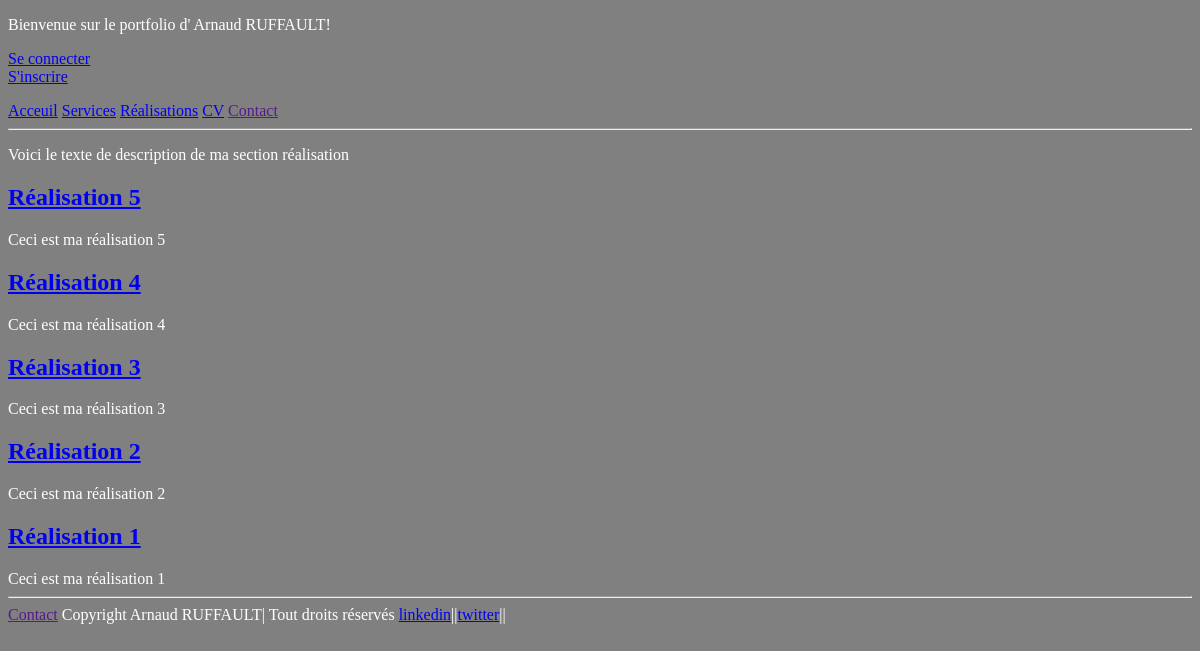
The page /portFolio/index.php?controller=realisations&action=afficherRealisations on the database as committed earlier.
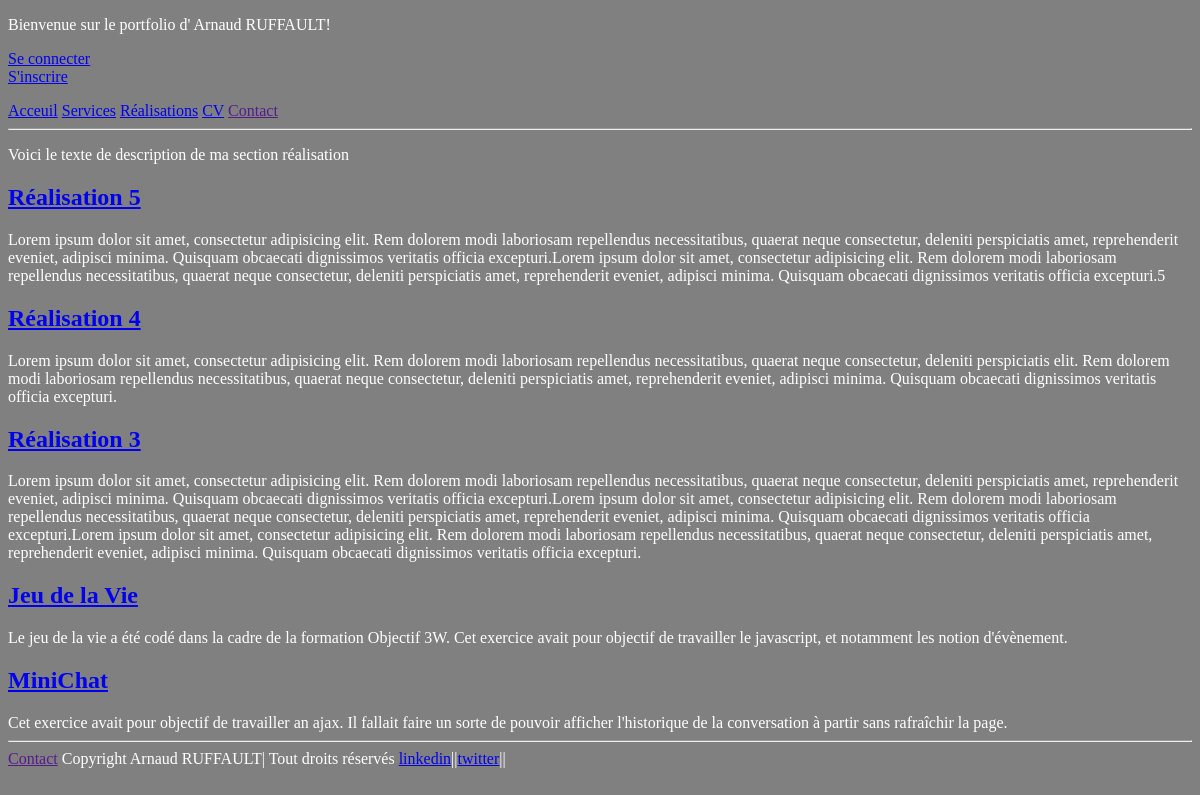
The same page on the database as committed later.
### tables this page shows
CREATE TABLE `proprietaire` (
  `p_id` int(11) NOT NULL,
  `nom` varchar(60) DEFAULT NULL,
  `prenom` varchar(60) DEFAULT NULL,
  `ville` varchar(255) DEFAULT NULL,
  `codePostal` int(11) DEFAULT NULL,
  `adresse` mediumtext
);

CREATE TABLE `section` (
  `s_id` int(11) NOT NULL,
  `s_libelle` varchar(60) DEFAULT NULL,
  `s_texte` mediumtext,
  `s_image` varchar(250) DEFAULT NULL
);

CREATE TABLE `article` (
  `a_id` int(11) NOT NULL,
  `a_date` date NOT NULL,
  `a_titre` varchar(60) DEFAULT NULL,
  `a_description` text NOT NULL,
  `a_texte` mediumtext,
  `a_lien` varchar(250) DEFAULT NULL,
  `a_validation` tinyint(1) DEFAULT NULL,
  `a_user_fk` int(11) DEFAULT NULL,
  `a_categorie_fk` int(11) DEFAULT NULL
);

CREATE TABLE `network` (
  `n_id` int(11) NOT NULL,
  `n_libelle` varchar(60) DEFAULT NULL,
  `n_url` varchar(250) DEFAULT NULL,
  `n_logo` varchar(250) DEFAULT NULL
);

### portFolio/Controllers/parentController.php (called while the page is built, shortened)
<?php
abstract class parentController extends coreController{
	public function __construct(){
		$this->getNetworks();
		$this->getProprietaire();
	}
	private function getNetworks(){
		$model = new parentModel;
		$this->networks = $model -> getNetworksDB();
	}
    protected function getSection($n){
        $model = new sectionModel;
        $this->section = $model -> getSectionBDD($n);
    }
    private function getProprietaire(){
        $model = new parentModel;
        $this->proprietaire = $model -> getProprietaireDB();
    }
	protected function getHeader(){
        require (HEADER);
        $header = ob_get_clean();
        return $header;
    }
	protected function getFooter(){
			require (FOOTER);
			$footer = ob_get_clean();
			return $footer;
	}
	protected function loadView($nameView, $variables = array(), $noBuffer = false){
		extract($variables);
		if($noBuffer){
			include($nameView);
			return true;
		}
		else{
        	require ($nameView);
        	return ob_get_clean();
		}
	}
}

### portFolio/Controllers/realisationsController.php (called while the page is built, shortened)
<?php
class realisationsController extends parentController {
    public function __construct()
    {
        parent::__construct();
        $this->getSection(3);
    }
    public function afficherRealisationsAction(){
        $header = $this->getHeader();
        $variables = array();
        $variables['mesRealisations'] = $this->getRealisations();
        $contenu = $this->loadView(VIEWS.'Realisations/RealisationsView.php', $variables);
        $footer = $this->getFooter();
        require(COMMON);
    }
    public function getRealisations(){
        $model = new articleModel();
        $mesRealisations = $model->getRealisationsBDD();
        return $mesRealisations;
    }
}

### portFolio/Models/coreModel.php (called while the page is built, shortened)
<?php
abstract class coreModel{
	private static $pdo = NULL;
	public function __construct(){
		if(self::$pdo == NULL){
			self::$pdo = new PDO ('mysql:host=' . DB_HOST . ';dbname=' . DB_NAME . ';charset=utf8', DB_USER, DB_PASS);
			self::$pdo->setAttribute(PDO::ATTR_ERRMODE, PDO::ERRMODE_EXCEPTION);
		}
		return self::$pdo;
	}
	protected function makeStatement($sql, $params = array())
    {
        if(count($params) == 0)
        {
            $statement = self::$pdo->query($sql);
        }
        return $statement;
    }
    protected function makeSelect($sql, $params = array(), $fetchStyle = PDO::FETCH_ASSOC, $fetchArg = NULL)
    {
        $statement = $this->makeStatement($sql, $params);
        $data = is_null($fetchArg) ? $statement->fetchAll($fetchStyle) : $statement->fetchAll($fetchStyle, $fetchArg);
        return $data;
    }
}

### portFolio/Models/parentModel.php (called while the page is built, shortened)
<?php
class parentModel extends coreModel{
	public function getNetworksDB(){
		$sql = 'SELECT * FROM network';
		$results = $this->makeselect($sql);
		$mesNetworks = array();
		foreach ($results as $key => $value) {
			$mesNetworks[] = new Network($value);
		}
		return $mesNetworks;
	}
    public function getProprietaireDB(){
        $sql = 'SELECT * FROM proprietaire WHERE p_id = 1';
        $result = $this->makeselect($sql);
        $monProprietaire = $result[0];
        foreach ($result as $key => $value) {
            $monProprietaire[] = new Proprietaire($value);
        }
        return $monProprietaire[0];
    }
}

### portFolio/Classes/proprietaire.class.php (called while the page is built, shortened)
<?php
class Proprietaire{
    private $nom;
    private $prenom;
    public function __construct(array $data){
        $this->nom = $data['nom'];
        $this->prenom = $data['prenom'];
    }
    public function getNom()
    {
        return $this->nom;
    }
    public function getPrenom()
    {
        return $this->prenom;
    }
}

### portFolio/Models/sectionModel.php (called while the page is built, shortened)
<?php
class sectionModel extends parentModel{
    public function getSectionBDD($n){
        $sql = 'SELECT * FROM section  WHERE s_id = '. $n;
        $results = $this->makeselect($sql);
        $maSection = array();
        foreach ($results as $key => $value) {
            $maSection[] = new Section($value);
        }
        return $maSection[0];
    }
}

### portFolio/Classes/section.class.php (called while the page is built, shortened)
<?php
class Section{
    private $texte;
    public function __construct(array $data){
        $this->texte = $data['s_texte'];
    }
    public function getTexte()
    {
        return $this->texte;
    }
}

### portFolio/Models/articleModel.php (called while the page is built, shortened)
<?php
class articleModel extends parentModel{
    public function getRealisationsBDD($combien = NULL){
        $sql = 'SELECT * FROM article INNER JOIN categorie ON a_categorie_fk = categorie.c_id INNER JOIN section ON c_section_fk = s_id WHERE s_id = 3 AND a_validation = true ORDER BY a_date DESC ';
        $results = $this->makeselect($sql);
        $mesRealisations = array();
        foreach ($results as $key => $value) {
            $mesRealisations[] = new Article($value);
        }
        return $mesRealisations;
    }
}

### portFolio/Classes/article.class.php (called while the page is built, shortened)
<?php
class Article{
    private $id;
    private $titre;
    private $contenu;
    public function __construct(array $data){
        $this->id = $data['a_id'];
        $this->titre = $data['a_titre'];
        $this->contenu = $data['a_texte'];
    }
    public function getId()
    {
        return $this->id;
    }
    public function getTitre()
    {
        return $this->titre;
    }
    public function getContenu()
    {
        return $this->contenu;
    }
}

### portFolio/Classes/network.class.php (called while the page is built, shortened)
<?php
class Network{
	private $libelle;
	private $url;
	public function __construct(array $data){
		$this->libelle = $data['n_libelle'];
		$this->url = $data['n_url'];
	}
    public function getLibelle()
    {
        return $this->libelle;
    }
    public function getUrl()
    {
        return $this->url;
    }
}

### portFolio/Views/Realisations/realisationsView.php (the view)
<p><?= $this->section->getTexte() ?></p>
<?php
foreach ($mesRealisations AS $realisation){
    echo '<h2><a href="index.php?controller=realisations&action=afficherFicheRealisation&id='.$realisation->getId().'">'.$realisation->getTitre().'</a></h2>';
    echo '<div>'.$realisation->getContenu().'</div>';
}
?>

### portFolio/Layout/headerLayout.php
<header>
    <p>Bienvenue sur le portfolio d' <?= ucfirst($this->proprietaire->getPrenom())?> <?= strtoupper($this->proprietaire->getNom())?>!</p>
    <?php
    if(empty($_SESSION['portfolio']['user'])){
        echo '<p>';
            echo '<a href="index.php?controller=utilisateur&action=connexionAffichage">Se connecter</a>';
            echo '<br />';
            echo '<a href="index.php?controller=utilisateur&action=inscriptionAffichage">S\'inscrire</a>';
        echo '</p>';
     }
     else{
        echo '<p>Bienvenue '.$_SESSION['portfolio']['user']['u_pseudo'].' !</p>';
        echo '<a href="index.php?deco=portfolio">Se deconnecter</a>';
     }
     ?>
    <nav>
        <a href="index.php?controller=acceuil&action=afficherAcceuil">Acceuil</a>
        <a href="index.php?controller=services&action=afficherServices">Services</a>
        <a href="index.php?controller=realisations&action=afficherRealisations">Réalisations</a>
        <a href="index.php?controller=cv&action=afficherCv">CV</a>
        <a href="">Contact</a>
    </nav>
</header>

### portFolio/Layout/footerLayout.php
<footer>
    <a href="">Contact</a>
    <span>Copyright <?= ucfirst($this->proprietaire->getPrenom())?> <?= strtoupper($this->proprietaire->getNom())?>| Tout droits réservés</span>
    <span>
        <?php
        foreach ($this->networks as $network ){
            echo '<a href="'.$network->getUrl().'">'.$network->getLibelle().'</a>||';
        }
        ?>
    </span>
</footer>

### portFolio/index.php (shortened to what this page needs)
<?php
spl_autoload_register(function($className){
	$folder = CLASSES_PATH;
	$extension = CLASSES_EXTENSION;
	if (strpos($className, 'Controller') !== false) {
		$folder = CONTROLLERS_PATH;
		$extension = CONTROLLERS_EXTENSION;
	}
	else if (strpos($className, 'Model') !== false) {
		$folder = MODELS_PATH;
		$extension = MODELS_EXTENSION;
	}
    else if (strpos($className, 'Handler') !== false) {
        $folder = HANDLER_PATH;
        $extension = HANDLER_EXTENSION;
    }
	$filename = $folder . DS . $className . $extension;
});
$params = array('controller'=>'acceuil','action'=>'afficherAcceuil');
$params = array_merge($params,$_GET);
$controllerName = strtolower($params['controller']).'Controller';
$actionName = $params['action'] . 'Action';
if((!empty($_GET) && isset($_GET['controller'])) ||empty($_GET) ) {
    if (class_exists($controllerName)) {
        $controller = new $controllerName();
        $controller->setParameters($_GET);
        $controller->setData($_POST);
        if (method_exists($controller, $actionName)) {
            $controller->$actionName();
        }
        else {
            $controller = new errorController();
            $controller->actionInexistanteAction();
        }
    }
    else {
        $controller = new errorController();
        $controller->controllerInexistantAction();
    }
}
else{
    $controller = new errorController();
    $controller->pageExistePasAction();
}

### portFolio/Layout/commonLayout.php (shortened to what this page needs)
<!DOCTYPE html>
<html>
<head>
	<link rel="stylesheet" type="text/css" href=<?='"' . CSS_PATH . 'commonLayout' . CSS_EXTENSION . '"' ?>>
</head>
<body>
    <div class="header">
        <?= $header ?>
    </div>
    <hr />
	<div class="corps">
		<?= $contenu ?>
	</div>
    <hr />
    <div class="footer">
        <?= $footer ?>
    </div>
</body>
</html>

### portFolio/assets/css/commonLayoutStyle.css (style rules this page uses)
body { background-color: gray; color:white; }

Rows that differ between the two databases and show on the page:
changed article "Réalisation 5": a_texte "Ceci est ma réalisation 5" → "Lorem ipsum dolor sit amet, consectetur adipisicing elit. Rem dolorem modi laboriosam repellendus necessitatibus, quaerat neque consectetur, deleniti perspiciatis amet, reprehenderit eveniet, adipisci minima. Quisquam obcaecati dignissimos veritatis officia excepturi.Lorem ipsum dolor sit amet, consectetur adipisicing elit. Rem dolorem modi laboriosam repellendus necessitatibus, quaerat neque consectetur, deleniti perspiciatis amet, reprehenderit eveniet, adipisci minima. Quisquam obcaecati dignissimos veritatis officia excepturi.5"
changed article "Réalisation 4": a_texte "Ceci est ma réalisation 4" → "Lorem ipsum dolor sit amet, consectetur adipisicing elit. Rem dolorem modi laboriosam repellendus necessitatibus, quaerat neque consectetur, deleniti perspiciatis elit. Rem dolorem modi laboriosam repellendus necessitatibus, quaerat neque consectetur, deleniti perspiciatis amet, reprehenderit eveniet, adipisci minima. Quisquam obcaecati dignissimos veritatis officia excepturi."
changed article "Réalisation 3": a_texte "Ceci est ma réalisation 3" → "Lorem ipsum dolor sit amet, consectetur adipisicing elit. Rem dolorem modi laboriosam repellendus necessitatibus, quaerat neque consectetur, deleniti perspiciatis amet, reprehenderit eveniet, adipisci minima. Quisquam obcaecati dignissimos veritatis officia excepturi.Lorem ipsum dolor sit amet, consectetur adipisicing elit. Rem dolorem modi laboriosam repellendus necessitatibus, quaerat neque consectetur, deleniti perspiciatis amet, reprehenderit eveniet, adipisci minima. Quisquam obcaecati dignissimos veritatis officia excepturi.Lorem ipsum dolor sit amet, consectetur adipisicing elit. Rem dolorem modi laboriosam repellendus necessitatibus, quaerat neque consectetur, deleniti perspiciatis…"
changed article: a_titre "Réalisation 2" → "Jeu de la Vie"; a_texte "Ceci est ma réalisation 2" → "Le jeu de la vie a été codé dans la cadre de la formation Objectif 3W. Cet exercice avait pour objectif de travailler le javascript, et notamment les notion d'évènement."
changed article: a_titre "Réalisation 1" → "MiniChat"; a_texte "Ceci est ma réalisation 1" → "Cet exercice avait pour objectif de travailler an ajax. Il fallait faire un sorte de pouvoir afficher l'historique de la conversation à partir sans rafraîchir la page."
